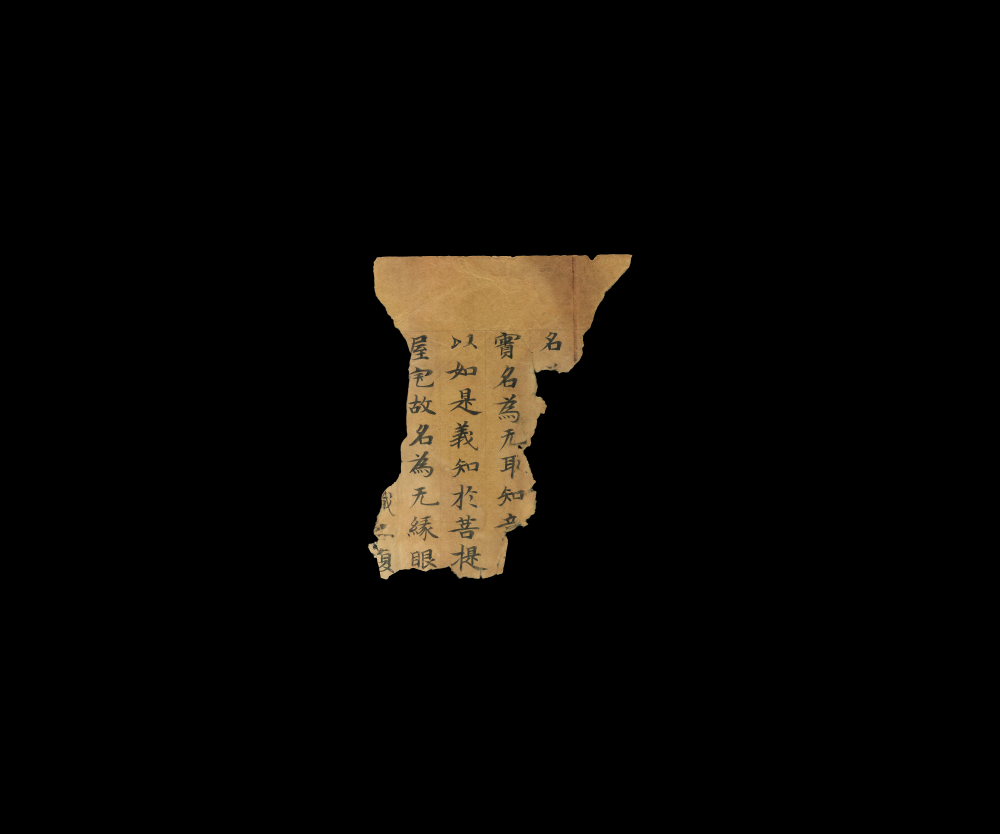
#> input picture parid/1/1.jpg, 3000 x 2500 px, found by its file name (shown at 1/3 size)
$ python picture_text.py
#> lines starting #> are read from the running program, lines starting #| are printed output that depends on the picture; after the words box and inside, x2 and y2 are one past the last pixel; in counts of white or black regions, pixels touching at a corner belong together
#> in extract_text_from_image, image is the input picture: shape (2500, 3000, 3); mean B, G, R 5.2, 8.3, 10.5
import cv2
import numpy as np
import pytesseract
from PIL import Image

# Set the path to the Tesseract executable (Windows only; adjust if needed)
pytesseract.pytesseract.tesseract_cmd = r'C:\Program Files\Tesseract-OCR\tesseract.exe'  # Example path for Windows

def preprocess_image(image):
    """Preprocess the image to improve OCR accuracy."""
    # Convert to grayscale
    gray = cv2.cvtColor(image, cv2.COLOR_BGR2GRAY)
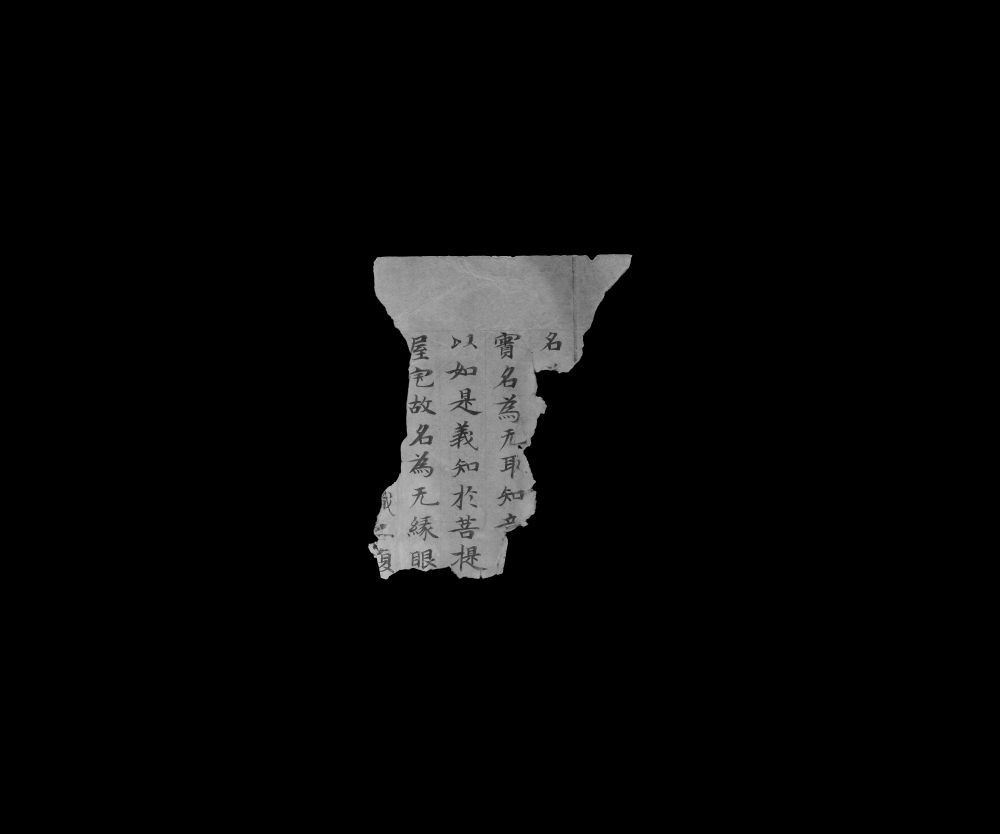
#> gray: shape (2500, 3000) (shown at 1/3 size); min 0, max 230, mean 8.6
    # Apply adaptive thresholding to binarize the image
    thresh = cv2.adaptiveThreshold(gray, 255, cv2.ADAPTIVE_THRESH_GAUSSIAN_C, cv2.THRESH_BINARY, 11, 2)
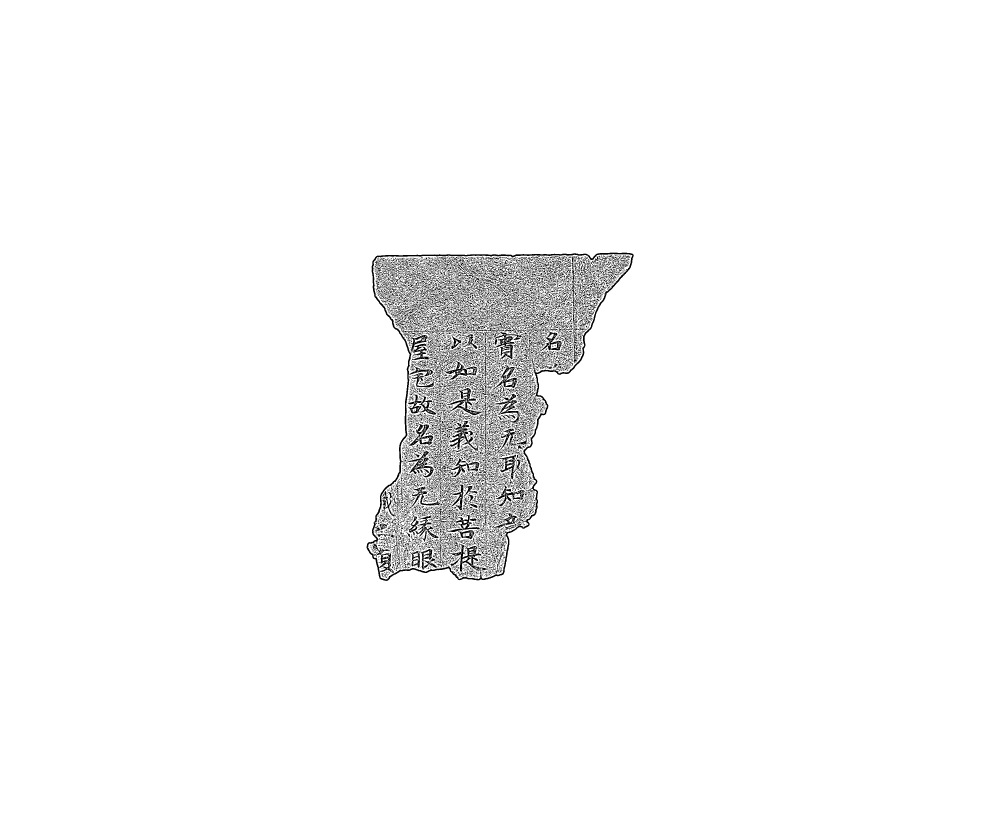
#> thresh: shape (2500, 3000) (shown at 1/3 size); 97.5% white; black in thin lines or dots, all inside (x1, y1, x2, y2) = (1099, 758, 1901, 1743)
    # Denoise the image
    denoised = cv2.fastNlMeansDenoising(thresh)
    return denoised

def extract_text_from_image(image_path):
    try:
        # Read the original image using OpenCV
        image = cv2.imread(image_path)
        if image is None:
            print(f"Error: Could not load image at {image_path}")
            return

        # Create a copy for annotations
        annotated_image = image.copy()

        # Preprocess the image for better OCR results
        processed_image = preprocess_image(image)

        # Perform text recognition with Tesseract
        # Use PSM 6 (Assume a single uniform block of text) for better results; adjust as needed
        custom_config = r'--oem 3 --psm 6'
        results = pytesseract.image_to_data(processed_image, lang='eng+chi_sim', config=custom_config, output_type=pytesseract.Output.DICT)

        # Extract text and bounding boxes
        print("Extracted text:")
        extracted_texts = []
        for i in range(len(results['text'])):
            text = results['text'][i].strip()
            conf = float(results['conf'][i])
            if text and conf > 20:  # Filter low-confidence results
                print(f"Text: {text}, Confidence: {conf:.2f}")
                extracted_texts.append(f"{text} (Conf: {conf:.2f})")

                # Draw bounding box and text on the annotated image
                x, y, w, h = results['left'][i], results['top'][i], results['width'][i], results['height'][i]
                top_left = (x, y)
                bottom_right = (x + w, y + h)
                cv2.rectangle(annotated_image, top_left, bottom_right, (0, 255, 0), 2)
                cv2.putText(annotated_image, text, (x, y - 10),
                            cv2.FONT_HERSHEY_SIMPLEX, 0.8, (0, 0, 255), 2)

        # Create a blank canvas for displaying extracted text
        text_canvas_height = max(100, 50 * len(extracted_texts))
        text_canvas = np.ones((text_canvas_height, 600, 3), dtype=np.uint8) * 255  # White background
        for i, text in enumerate(extracted_texts):
            cv2.putText(text_canvas, text, (10, 30 + i * 40),
                        cv2.FONT_HERSHEY_SIMPLEX, 0.7, (0, 0, 0), 2)

        # Resize images to a smaller size
        scale_percent = 50
        width = int(image.shape[1] * scale_percent / 100)
        height = int(image.shape[0] * scale_percent / 100)
        dim = (width, height)
        resized_image = cv2.resize(image, dim, interpolation=cv2.INTER_AREA)
        resized_annotated_image = cv2.resize(annotated_image, dim, interpolation=cv2.INTER_AREA)
        text_canvas_resized = cv2.resize(text_canvas, (600, max(height, text_canvas.shape[0])), interpolation=cv2.INTER_AREA)

        # Combine all images into one canvas
        combined_height = max(resized_image.shape[0], resized_annotated_image.shape[0], text_canvas_resized.shape[0])
        combined_width = resized_image.shape[1] + resized_annotated_image.shape[1] + text_canvas_resized.shape[1]

        # Limit canvas size to fit screen
        max_display_width = 1600
        max_display_height = 900
        if combined_width > max_display_width or combined_height > max_display_height:
            scale = min(max_display_width / combined_width, max_display_height / combined_height)
            combined_width = int(combined_width * scale)
            combined_height = int(combined_height * scale)
            resized_image = cv2.resize(resized_image, (int(resized_image.shape[1] * scale), int(resized_image.shape[0] * scale)))
            resized_annotated_image = cv2.resize(resized_annotated_image, (int(resized_annotated_image.shape[1] * scale), int(resized_annotated_image.shape[0] * scale)))
            text_canvas_resized = cv2.resize(text_canvas_resized, (int(text_canvas_resized.shape[1] * scale), int(text_canvas_resized.shape[0] * scale)))

        combined_canvas = np.ones((combined_height, combined_width, 3), dtype=np.uint8) * 255
        combined_canvas[:resized_image.shape[0], :resized_image.shape[1]] = resized_image
        combined_canvas[:resized_annotated_image.shape[0], resized_image.shape[1]:resized_image.shape[1]+resized_annotated_image.shape[1]] = resized_annotated_image
        combined_canvas[:text_canvas_resized.shape[0], resized_image.shape[1]+resized_annotated_image.shape[1]:] = text_canvas_resized

        # Save the combined image
        output_path = 'output_image_tesseract.jpg'
        cv2.imwrite(output_path, combined_canvas)
        print(f"Combined image saved to {output_path}")

        # Display the combined image
        cv2.namedWindow('Combined Image', cv2.WINDOW_NORMAL)
        cv2.imshow('Combined Image', combined_canvas)
        print("Press any key to close the window...")
        cv2.waitKey(0)
        cv2.destroyAllWindows()

    except Exception as e:
        print(f"An error occurred: {str(e)}")
        print("Ensure Tesseract is installed and the path to tesseract.exe is correct.")
        print("Try running: pip install --upgrade pytesseract opencv-python")

# Example usage
if __name__ == "__main__":
    # Replace with your image path
    image_path = r"C:\Users\28489\Desktop\paired\8\1.jpg"
    extract_text_from_image(image_path)
#> (the call stopped at in extract_text_from_image, `results = pytesseract.image_to_data(processed_image, lang='eng+chi_sim..`: pytesseract is not available in this run)
